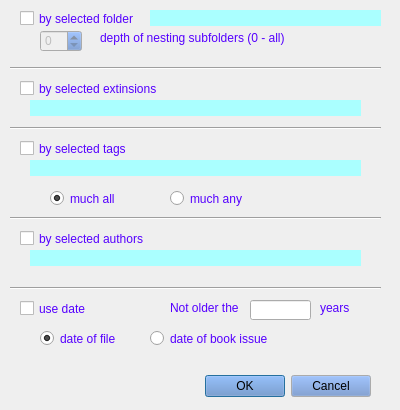
<?xml version="1.0" encoding="UTF-8"?>
<ui version="4.0">
 <class>SelOpt</class>
 <widget class="QDialog" name="SelOpt">
  <property name="enabled">
   <bool>true</bool>
  </property>
  <property name="geometry">
   <rect>
    <x>0</x>
    <y>0</y>
    <width>400</width>
    <height>410</height>
   </rect>
  </property>
  <property name="sizePolicy">
   <sizepolicy hsizetype="Fixed" vsizetype="Fixed">
    <horstretch>0</horstretch>
    <verstretch>0</verstretch>
   </sizepolicy>
  </property>
  <property name="minimumSize">
   <size>
    <width>400</width>
    <height>410</height>
   </size>
  </property>
  <property name="maximumSize">
   <size>
    <width>400</width>
    <height>410</height>
   </size>
  </property>
  <property name="palette">
   <palette>
    <active>
     <colorrole role="WindowText">
      <brush brushstyle="SolidPattern">
       <color alpha="255">
        <red>85</red>
        <green>0</green>
        <blue>255</blue>
       </color>
      </brush>
     </colorrole>
     <colorrole role="Button">
      <brush brushstyle="SolidPattern">
       <color alpha="255">
        <red>103</red>
        <green>140</green>
        <blue>200</blue>
       </color>
      </brush>
     </colorrole>
    </active>
    <inactive>
     <colorrole role="WindowText">
      <brush brushstyle="SolidPattern">
       <color alpha="255">
        <red>85</red>
        <green>0</green>
        <blue>255</blue>
       </color>
      </brush>
     </colorrole>
     <colorrole role="Button">
      <brush brushstyle="SolidPattern">
       <color alpha="255">
        <red>103</red>
        <green>140</green>
        <blue>200</blue>
       </color>
      </brush>
     </colorrole>
    </inactive>
    <disabled>
     <colorrole role="WindowText">
      <brush brushstyle="SolidPattern">
       <color alpha="255">
        <red>120</red>
        <green>120</green>
        <blue>120</blue>
       </color>
      </brush>
     </colorrole>
     <colorrole role="Button">
      <brush brushstyle="SolidPattern">
       <color alpha="255">
        <red>103</red>
        <green>140</green>
        <blue>200</blue>
       </color>
      </brush>
     </colorrole>
    </disabled>
   </palette>
  </property>
  <property name="windowTitle">
   <string>Options of file selection</string>
  </property>
  <property name="modal">
   <bool>true</bool>
  </property>
  <widget class="QDialogButtonBox" name="buttonBox">
   <property name="geometry">
    <rect>
     <x>30</x>
     <y>370</y>
     <width>341</width>
     <height>32</height>
    </rect>
   </property>
   <property name="orientation">
    <enum>Qt::Horizontal</enum>
   </property>
   <property name="standardButtons">
    <set>QDialogButtonBox::Cancel|QDialogButtonBox::Ok</set>
   </property>
  </widget>
  <widget class="QCheckBox" name="chDirs">
   <property name="geometry">
    <rect>
     <x>20</x>
     <y>10</y>
     <width>121</width>
     <height>17</height>
    </rect>
   </property>
   <property name="text">
    <string>by selected folder</string>
   </property>
  </widget>
  <widget class="QSpinBox" name="sbLevel">
   <property name="enabled">
    <bool>false</bool>
   </property>
   <property name="geometry">
    <rect>
     <x>40</x>
     <y>30</y>
     <width>42</width>
     <height>22</height>
    </rect>
   </property>
   <property name="showGroupSeparator" stdset="0">
    <bool>false</bool>
   </property>
  </widget>
  <widget class="QLabel" name="label">
   <property name="geometry">
    <rect>
     <x>100</x>
     <y>30</y>
     <width>221</width>
     <height>16</height>
    </rect>
   </property>
   <property name="text">
    <string>depth of nesting subfolders (0 - all)</string>
   </property>
   <property name="buddy">
    <cstring>sbLevel</cstring>
   </property>
  </widget>
  <widget class="Line" name="line">
   <property name="geometry">
    <rect>
     <x>10</x>
     <y>60</y>
     <width>371</width>
     <height>16</height>
    </rect>
   </property>
   <property name="orientation">
    <enum>Qt::Horizontal</enum>
   </property>
  </widget>
  <widget class="QCheckBox" name="chExt">
   <property name="geometry">
    <rect>
     <x>20</x>
     <y>80</y>
     <width>201</width>
     <height>17</height>
    </rect>
   </property>
   <property name="text">
    <string>by selected extinsions</string>
   </property>
   <property name="checked">
    <bool>false</bool>
   </property>
  </widget>
  <widget class="Line" name="line_2">
   <property name="geometry">
    <rect>
     <x>10</x>
     <y>120</y>
     <width>371</width>
     <height>16</height>
    </rect>
   </property>
   <property name="orientation">
    <enum>Qt::Horizontal</enum>
   </property>
  </widget>
  <widget class="QCheckBox" name="chTags">
   <property name="geometry">
    <rect>
     <x>20</x>
     <y>140</y>
     <width>141</width>
     <height>17</height>
    </rect>
   </property>
   <property name="text">
    <string>by selected tags</string>
   </property>
   <property name="checked">
    <bool>false</bool>
   </property>
  </widget>
  <widget class="Line" name="line_3">
   <property name="geometry">
    <rect>
     <x>10</x>
     <y>210</y>
     <width>371</width>
     <height>16</height>
    </rect>
   </property>
   <property name="orientation">
    <enum>Qt::Horizontal</enum>
   </property>
  </widget>
  <widget class="QCheckBox" name="chAuthor">
   <property name="geometry">
    <rect>
     <x>20</x>
     <y>230</y>
     <width>141</width>
     <height>17</height>
    </rect>
   </property>
   <property name="text">
    <string>by selected authors</string>
   </property>
  </widget>
  <widget class="QRadioButton" name="tagAll">
   <property name="enabled">
    <bool>true</bool>
   </property>
   <property name="geometry">
    <rect>
     <x>50</x>
     <y>190</y>
     <width>82</width>
     <height>17</height>
    </rect>
   </property>
   <property name="text">
    <string>much all</string>
   </property>
   <property name="checked">
    <bool>true</bool>
   </property>
   <attribute name="buttonGroup">
    <string notr="true">grAuthors</string>
   </attribute>
  </widget>
  <widget class="QRadioButton" name="tagAny">
   <property name="enabled">
    <bool>true</bool>
   </property>
   <property name="geometry">
    <rect>
     <x>170</x>
     <y>190</y>
     <width>82</width>
     <height>17</height>
    </rect>
   </property>
   <property name="text">
    <string>much any</string>
   </property>
   <attribute name="buttonGroup">
    <string notr="true">grAuthors</string>
   </attribute>
  </widget>
  <widget class="Line" name="line_4">
   <property name="geometry">
    <rect>
     <x>10</x>
     <y>280</y>
     <width>371</width>
     <height>16</height>
    </rect>
   </property>
   <property name="orientation">
    <enum>Qt::Horizontal</enum>
   </property>
  </widget>
  <widget class="QCheckBox" name="chDate">
   <property name="geometry">
    <rect>
     <x>20</x>
     <y>300</y>
     <width>70</width>
     <height>17</height>
    </rect>
   </property>
   <property name="text">
    <string>use date</string>
   </property>
  </widget>
  <widget class="QRadioButton" name="dateFile">
   <property name="enabled">
    <bool>true</bool>
   </property>
   <property name="geometry">
    <rect>
     <x>40</x>
     <y>330</y>
     <width>82</width>
     <height>17</height>
    </rect>
   </property>
   <property name="text">
    <string>date of file</string>
   </property>
   <property name="checked">
    <bool>true</bool>
   </property>
   <attribute name="buttonGroup">
    <string notr="true">grDate2</string>
   </attribute>
  </widget>
  <widget class="QRadioButton" name="dateBook">
   <property name="enabled">
    <bool>true</bool>
   </property>
   <property name="geometry">
    <rect>
     <x>150</x>
     <y>330</y>
     <width>131</width>
     <height>17</height>
    </rect>
   </property>
   <property name="text">
    <string>date of book issue</string>
   </property>
   <attribute name="buttonGroup">
    <string notr="true">grDate2</string>
   </attribute>
  </widget>
  <widget class="QLineEdit" name="eDate">
   <property name="enabled">
    <bool>true</bool>
   </property>
   <property name="geometry">
    <rect>
     <x>250</x>
     <y>300</y>
     <width>61</width>
     <height>20</height>
    </rect>
   </property>
  </widget>
  <widget class="QLabel" name="label_2">
   <property name="geometry">
    <rect>
     <x>170</x>
     <y>300</y>
     <width>69</width>
     <height>16</height>
    </rect>
   </property>
   <property name="text">
    <string>Not older then</string>
   </property>
   <property name="buddy">
    <cstring>eDate</cstring>
   </property>
  </widget>
  <widget class="QLabel" name="lDir">
   <property name="enabled">
    <bool>true</bool>
   </property>
   <property name="geometry">
    <rect>
     <x>150</x>
     <y>10</y>
     <width>231</width>
     <height>16</height>
    </rect>
   </property>
   <property name="palette">
    <palette>
     <active>
      <colorrole role="WindowText">
       <brush brushstyle="SolidPattern">
        <color alpha="255">
         <red>0</red>
         <green>0</green>
         <blue>255</blue>
        </color>
       </brush>
      </colorrole>
      <colorrole role="Button">
       <brush brushstyle="SolidPattern">
        <color alpha="255">
         <red>170</red>
         <green>255</green>
         <blue>255</blue>
        </color>
       </brush>
      </colorrole>
      <colorrole role="Text">
       <brush brushstyle="SolidPattern">
        <color alpha="255">
         <red>0</red>
         <green>0</green>
         <blue>255</blue>
        </color>
       </brush>
      </colorrole>
      <colorrole role="ButtonText">
       <brush brushstyle="SolidPattern">
        <color alpha="255">
         <red>0</red>
         <green>0</green>
         <blue>255</blue>
        </color>
       </brush>
      </colorrole>
      <colorrole role="Base">
       <brush brushstyle="SolidPattern">
        <color alpha="255">
         <red>170</red>
         <green>255</green>
         <blue>255</blue>
        </color>
       </brush>
      </colorrole>
      <colorrole role="Window">
       <brush brushstyle="SolidPattern">
        <color alpha="255">
         <red>170</red>
         <green>255</green>
         <blue>255</blue>
        </color>
       </brush>
      </colorrole>
     </active>
     <inactive>
      <colorrole role="WindowText">
       <brush brushstyle="SolidPattern">
        <color alpha="255">
         <red>0</red>
         <green>0</green>
         <blue>255</blue>
        </color>
       </brush>
      </colorrole>
      <colorrole role="Button">
       <brush brushstyle="SolidPattern">
        <color alpha="255">
         <red>170</red>
         <green>255</green>
         <blue>255</blue>
        </color>
       </brush>
      </colorrole>
      <colorrole role="Text">
       <brush brushstyle="SolidPattern">
        <color alpha="255">
         <red>0</red>
         <green>0</green>
         <blue>255</blue>
        </color>
       </brush>
      </colorrole>
      <colorrole role="ButtonText">
       <brush brushstyle="SolidPattern">
        <color alpha="255">
         <red>0</red>
         <green>0</green>
         <blue>255</blue>
        </color>
       </brush>
      </colorrole>
      <colorrole role="Base">
       <brush brushstyle="SolidPattern">
        <color alpha="255">
         <red>170</red>
         <green>255</green>
         <blue>255</blue>
        </color>
       </brush>
      </colorrole>
      <colorrole role="Window">
       <brush brushstyle="SolidPattern">
        <color alpha="255">
         <red>170</red>
         <green>255</green>
         <blue>255</blue>
        </color>
       </brush>
      </colorrole>
     </inactive>
     <disabled>
      <colorrole role="WindowText">
       <brush brushstyle="SolidPattern">
        <color alpha="255">
         <red>0</red>
         <green>0</green>
         <blue>255</blue>
        </color>
       </brush>
      </colorrole>
      <colorrole role="Button">
       <brush brushstyle="SolidPattern">
        <color alpha="255">
         <red>170</red>
         <green>255</green>
         <blue>255</blue>
        </color>
       </brush>
      </colorrole>
      <colorrole role="Text">
       <brush brushstyle="SolidPattern">
        <color alpha="255">
         <red>0</red>
         <green>0</green>
         <blue>255</blue>
        </color>
       </brush>
      </colorrole>
      <colorrole role="ButtonText">
       <brush brushstyle="SolidPattern">
        <color alpha="255">
         <red>0</red>
         <green>0</green>
         <blue>255</blue>
        </color>
       </brush>
      </colorrole>
      <colorrole role="Base">
       <brush brushstyle="SolidPattern">
        <color alpha="255">
         <red>170</red>
         <green>255</green>
         <blue>255</blue>
        </color>
       </brush>
      </colorrole>
      <colorrole role="Window">
       <brush brushstyle="SolidPattern">
        <color alpha="255">
         <red>170</red>
         <green>255</green>
         <blue>255</blue>
        </color>
       </brush>
      </colorrole>
     </disabled>
    </palette>
   </property>
   <property name="font">
    <font>
     <italic>true</italic>
     <underline>false</underline>
    </font>
   </property>
   <property name="styleSheet">
    <string notr="true">QLabel { background-color : rgb(170, 255, 255); color : blue; }</string>
   </property>
   <property name="text">
    <string/>
   </property>
  </widget>
  <widget class="QLabel" name="label_3">
   <property name="geometry">
    <rect>
     <x>320</x>
     <y>300</y>
     <width>31</width>
     <height>16</height>
    </rect>
   </property>
   <property name="text">
    <string>years</string>
   </property>
  </widget>
  <widget class="QLabel" name="eExt">
   <property name="geometry">
    <rect>
     <x>30</x>
     <y>100</y>
     <width>331</width>
     <height>16</height>
    </rect>
   </property>
   <property name="styleSheet">
    <string notr="true">QLabel { background-color : rgb(170, 255, 255); color : blue; }</string>
   </property>
   <property name="text">
    <string/>
   </property>
  </widget>
  <widget class="QLabel" name="eTags">
   <property name="geometry">
    <rect>
     <x>30</x>
     <y>160</y>
     <width>331</width>
     <height>16</height>
    </rect>
   </property>
   <property name="styleSheet">
    <string notr="true">QLabel { background-color : rgb(170, 255, 255); color : blue; }</string>
   </property>
   <property name="text">
    <string/>
   </property>
  </widget>
  <widget class="QLabel" name="eAuthors">
   <property name="geometry">
    <rect>
     <x>30</x>
     <y>250</y>
     <width>331</width>
     <height>16</height>
    </rect>
   </property>
   <property name="styleSheet">
    <string notr="true">QLabel { background-color : rgb(170, 255, 255); color : blue; }</string>
   </property>
   <property name="text">
    <string/>
   </property>
  </widget>
 </widget>
 <resources/>
 <connections>
  <connection>
   <sender>buttonBox</sender>
   <signal>accepted()</signal>
   <receiver>SelOpt</receiver>
   <slot>accept()</slot>
   <hints>
    <hint type="sourcelabel">
     <x>248</x>
     <y>254</y>
    </hint>
    <hint type="destinationlabel">
     <x>157</x>
     <y>274</y>
    </hint>
   </hints>
  </connection>
  <connection>
   <sender>buttonBox</sender>
   <signal>rejected()</signal>
   <receiver>SelOpt</receiver>
   <slot>reject()</slot>
   <hints>
    <hint type="sourcelabel">
     <x>316</x>
     <y>260</y>
    </hint>
    <hint type="destinationlabel">
     <x>286</x>
     <y>274</y>
    </hint>
   </hints>
  </connection>
 </connections>
 <buttongroups>
  <buttongroup name="grDate2"/>
  <buttongroup name="grAuthors"/>
 </buttongroups>
</ui>
